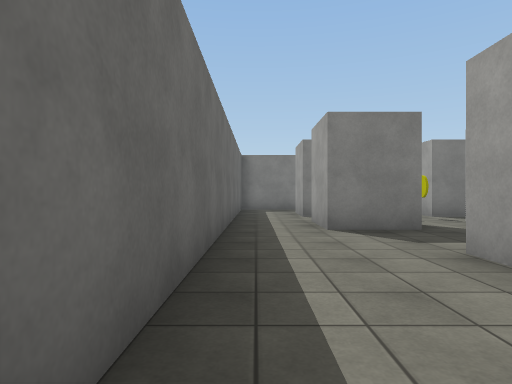
view 1 (above)

24 first-person views from a walk through a scene from a Unity 3-D project. The camera is 1.2 m above the floor, looks level and sees 75° across. The floor is counted in squares, 2 m on a side. Each view is taken from the middle of a square. On the plan, view 1 faces up. The plan holds only what a view shows up to about 10 squares ahead; the rest is blank. The player character is not drawn. Surface patterns are stand-ins for the level's own textures.

view 2
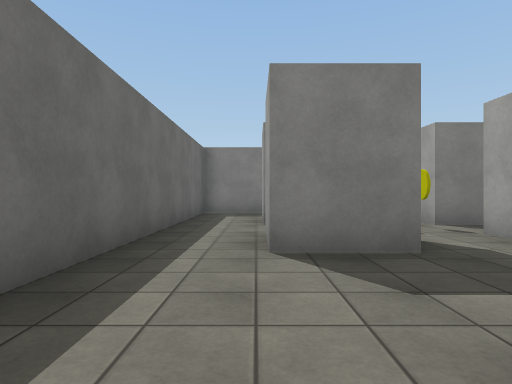

view 3
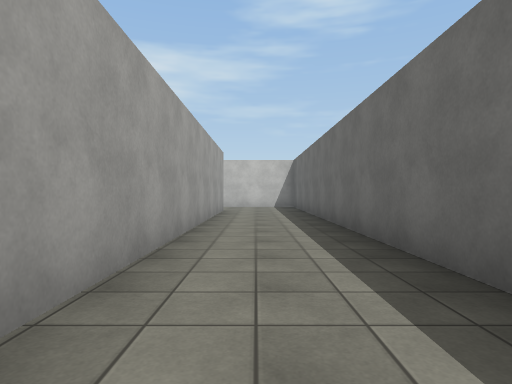

view 4
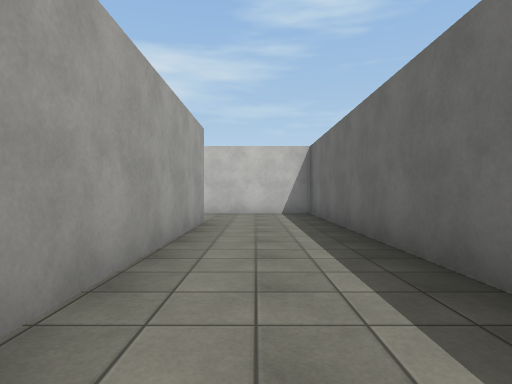

view 5
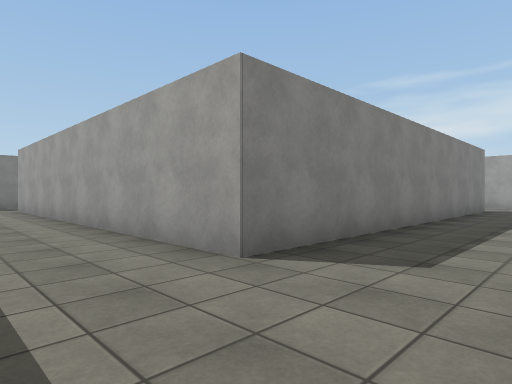

view 6
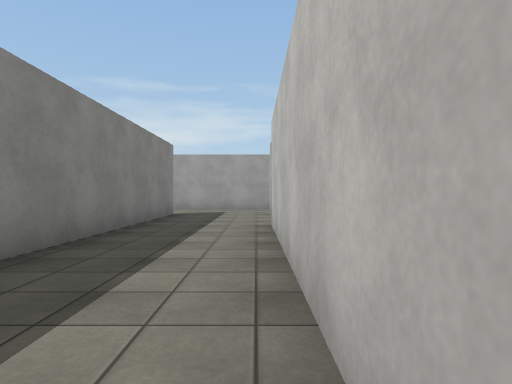

view 7
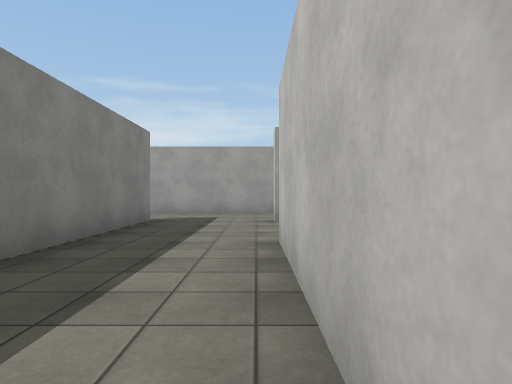

view 8
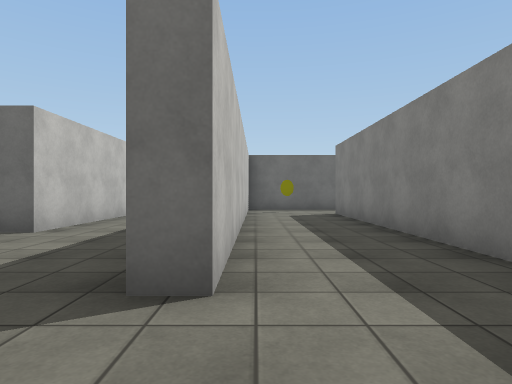

view 9
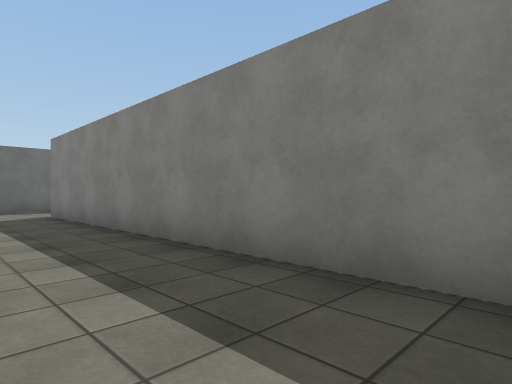

view 10
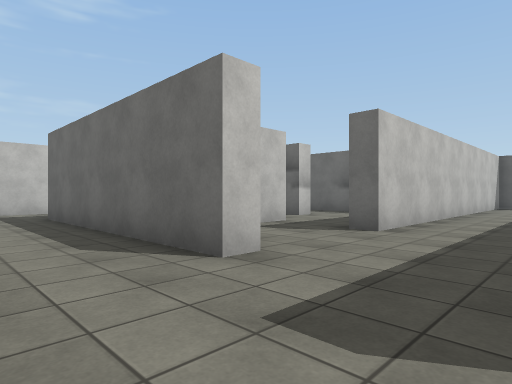

view 11
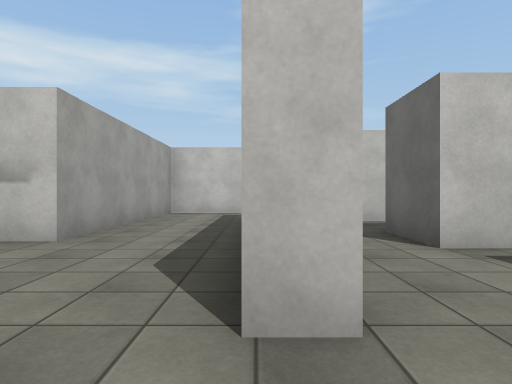

view 12
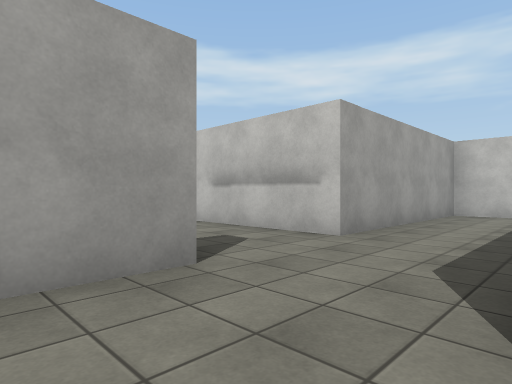

view 13
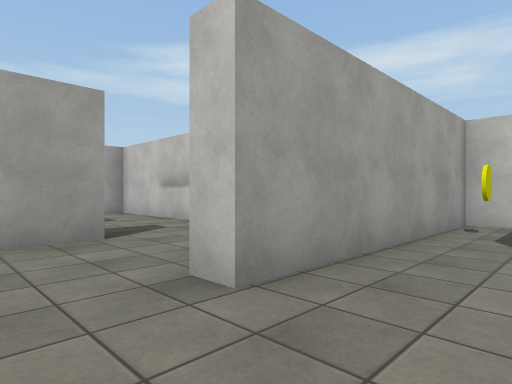

view 14
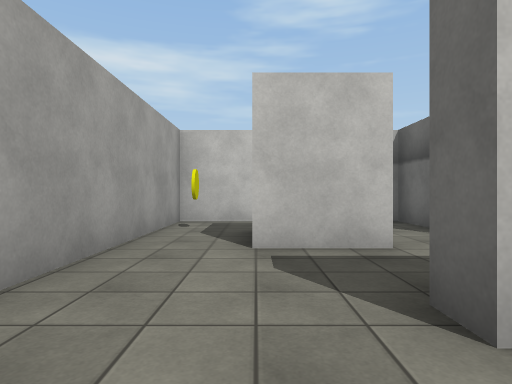

view 15
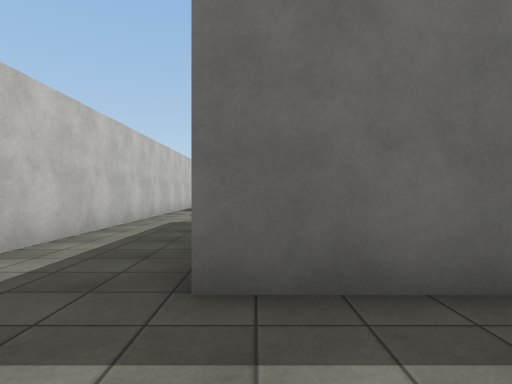

view 16
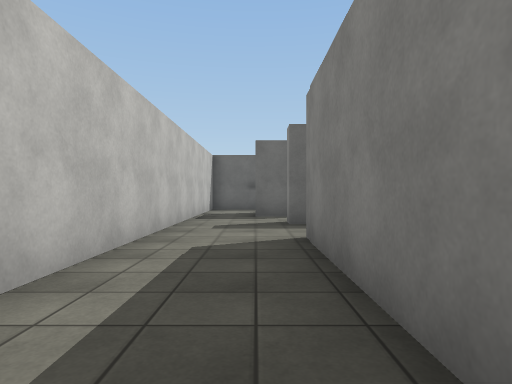

view 17
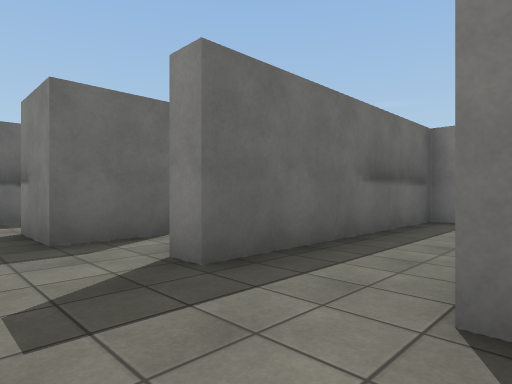

view 18
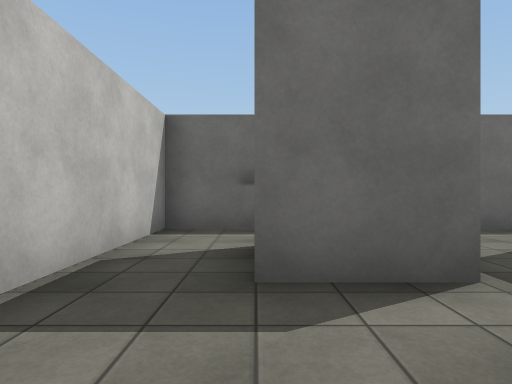

view 19
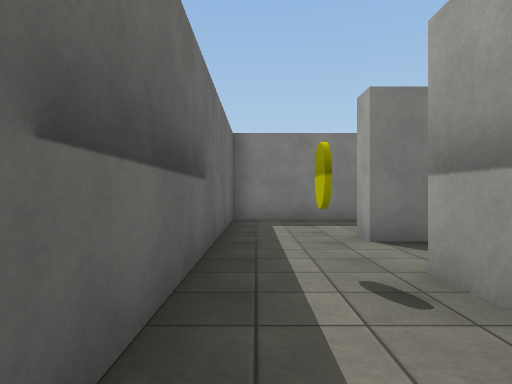

view 20
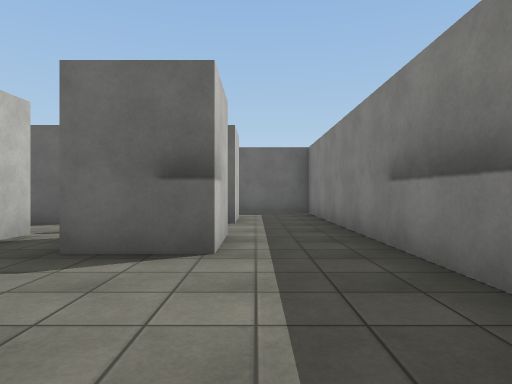

view 21
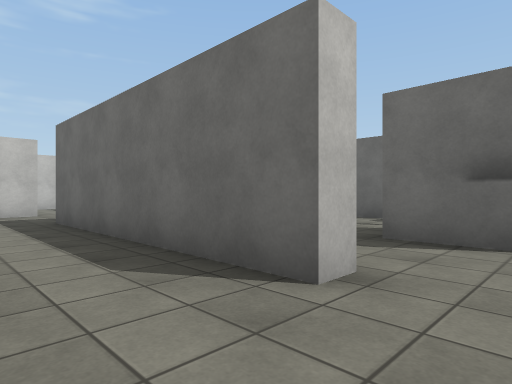

view 22
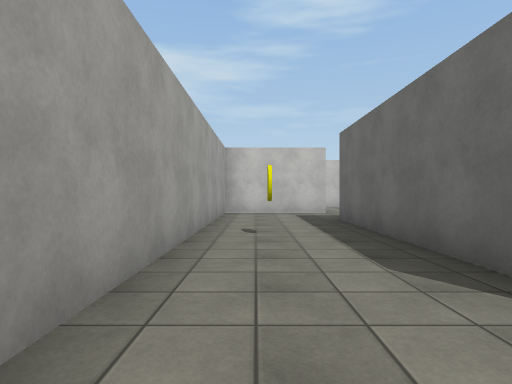

view 23
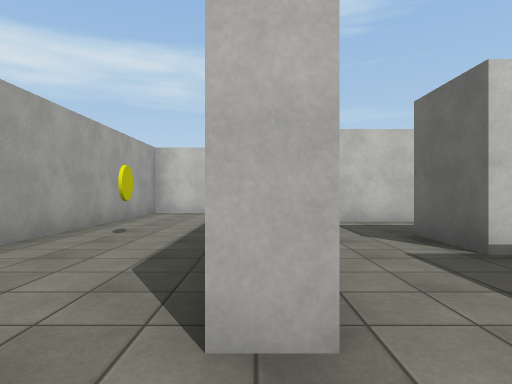

view 24
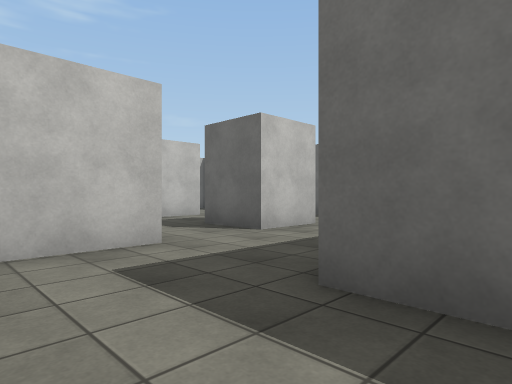

### Floor plan
Points are (right, up) in squares from view 1. A wall is a line through its corners. A room is listed if a view was taken in it or the views show most of it. See-through windows are left out.
Room 1 (views 1, 2, 3, 4, 5, 6, 7, 13, 14)
walls: (4.8, 3.3) (6.4, 3.3); (7.1, 11.5) (-0.5, 11.5) (-0.5, -9.3) (9.1, -9.3); (12.1, -6.8) (2, -6.8) (2, 3.4)
ways out: opening at (12, -8.5) to room 3; opening at (8, 10.5) to room 6; opening at (10.5, -10) to room 7
objects: pillar (2, 6); pillar (2, 8) to (2, 9); yellow coin (4, 8); pillar (5, 6); pillar (5, 8) to (6, 9)
Room 2 (views 8, 9)
walls: (4.5, -6.2) (12.1, -6.2) (12.1, -6.8); (2.6, -3.2) (2.6, -4.5); (13.8, -3.8) (4.8, -3.8)
ways out: opening at (13.5, -7) to room 3; opening at (3.5, -4) to room 6
Room 3 (views 10, 11, 12)
walls: (11.6, -9.3) (12.1, -9.3); (14.3, -9.6) (14.3, -6)
ways out: opening at (12, -8.5) to room 1; opening at (13.5, -7) to room 2; opening at (13.5, -10) to room 4
Room 4 (views 15, 16, 17, 18)
walls: (10.2, -15.4) (6.5, -15.4); (6.5, -12.3) (7.1, -12.3); (4.4, -17.5) (14.3, -17.5) (14.3, -12) (16.5, -12); (12.1, -9.3) (12.1, -15.4); (4.7, -9.8) (4.7, -15.4)
ways out: opening at (13.5, -10) to room 3; opening at (5, -16.5) to room 5; opening at (7, -11) to room 7; opening at (15.5, -11); gap at (15, -12)
Room 5 (view 19)
walls: (2.1, -13) (1.4, -13); (4.7, -15.4) (4.2, -15.4); (-0.5, -12) (-0.5, -17.5) (4.4, -17.5)
ways out: opening at (5, -16.5) to room 4
objects: yellow coin (0, -15) to (1, -14); pillar (1, -16) to (2, -15)
Room 6 (views 20, 21, 22, 23, 24)
walls: (8, 0.4) (10.9, 0.4) (10.9, 8.9); (7.6, 8.8) (8.2, 8.8) (8.2, 2.8); (4.8, -3.3) (6, -3.3)
ways out: opening at (8, 10.5) to room 1; opening at (3.5, -4) to room 2
objects: pillar (5, -1) to (6, 0); yellow coin (10, 5)
Room 7 (no view inside)
walls: (9.1, -9.3) (9.1, -9.9); (7.1, -12.3) (7.1, -12.9); (9.2, -14.9) (11.6, -14.9) (11.6, -9.3); (7.1, -13.6) (7.1, -14.9)
ways out: opening at (10.5, -10) to room 1; opening at (7, -11) to room 4
objects: pillar (9, -13) to (10, -12); yellow coin (11, -14)

Where each view was taken, in squares from view 1:
view 1: 0 up, 0 right, facing up
view 2: 2 up, 1 right, facing up
view 3: 4 up, 1 right, facing down
view 4: 0 up, 1 right, facing down
view 5: 9 down, 0 right, facing up-right
view 6: 9 down, 3 right, facing right
view 7: 9 down, 5 right, facing right
view 8: 6 down, 14 right, facing left
view 9: 6 down, 14 right, facing up-left
view 10: 7 down, 14 right, facing down-left
view 11: 8 down, 12 right, facing down
view 12: 8 down, 12 right, facing down-right
view 13: 8 down, 10 right, facing down-right
view 14: 8 down, 10 right, facing down
view 15: 15 down, 14 right, facing left
view 16: 16 down, 11 right, facing left
view 17: 17 down, 7 right, facing up-left
view 18: 16 down, 5 right, facing left
view 19: 17 down, 0 right, facing up
view 20: 10 up, 9 right, facing left
view 21: 10 up, 10 right, facing down-left
view 22: 10 up, 10 right, facing down
view 23: 10 up, 8 right, facing down
view 24: 4 up, 10 right, facing down-left
